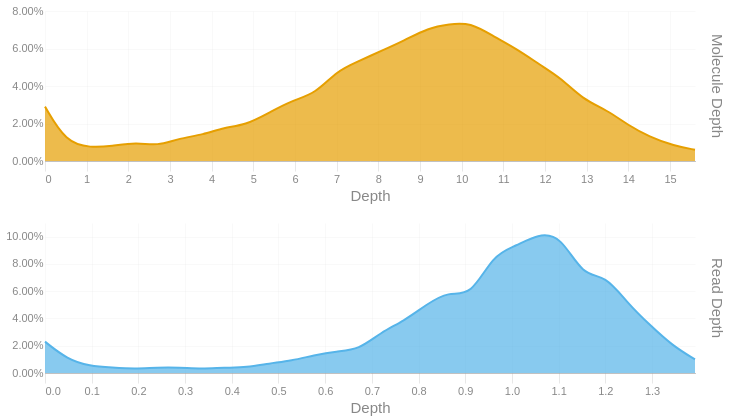

Source (notebook cell):
### Code cell
readdep = depth_hist(tb['Read Depth'], q99, 3)
readdep = readdep.with_columns(pl.lit('Read Depth').alias('Metric'))
if not SKIPLR:
    moldep = depth_hist(tb['Molecule Depth'], mol_q99, 1)
    moldep = moldep.with_columns(pl.lit('Molecule Depth').alias('Metric'))
    _hist = pl.concat([readdep, moldep])
    _hist = _hist.filter(pl.col('Proportion') != 0)
    with SafeRender(_hist):
        (
            alt.Chart(_hist)        
            .mark_area(interpolate = "basis")
            .encode(
                x=alt.X('Bin:Q').scale(domainMin=0).axis(alt.Axis(title='Depth')),
                y = alt.Y('Proportion:Q', title = None).axis(format = '.2%'),
                color = alt.Color('Metric:N').legend(None),
                row = alt.Row("Metric:N").header(title = None, labelOrient = 'right'),
                tooltip = [
                    alt.Tooltip("Metric:N", title = "Metric"),
                    alt.Tooltip('Interval:N', title = "Depth Interval"),
                    alt.Tooltip('Proportion:Q', title = "% Alignments").format('.2%')
                ]
            )
            .resolve_scale(x='independent', y='independent')
            .properties(
                height = 150, width = 650,
                usermeta={'embedOptions': {'downloadFileName': f'{samplename}.depth.hist'}}
            )
        ).display()
else:
    readdep = readdep.filter(pl.col('Proportion') != 0)
    with SafeRender(readdep):
        (
            alt.Chart(readdep)        
            .mark_area(interpolate = "basis")
            .encode(
                x=alt.X('Bin:Q').scale(domainMin=0).axis(alt.Axis(title='Depth')),
                y = alt.Y('Proportion:Q', title = None).axis(format = '.2%'),
                tooltip = [
                    alt.Tooltip('Interval:N', title = "Depth Interval"),
                    alt.Tooltip('Proportion:Q', title = "% Alignments").format('.2%')
                ]
            )
            .properties(
                usermeta={'embedOptions': {'downloadFileName': f'{samplename}.depth.hist'}}
            )
        ).display()

### Figure 1 — Vega-Lite specification as saved in the notebook (floating-point values rounded to 4 significant figures)
{"width": 650, "height": 150, "config": {"title": {"anchor": "start", "dy": -15, "fontSize": 18, "color": "#888888", "subtitleColor": "#888888", "subtitleFontSize": 14}, "arc": {"fill": "#0072B2"}, "axis": {"domainColor": "#888888", "domainWidth": 0.5, "gridWidth": 0.2, "grid": false, "titleFontWeight": 400, "titleFontSize": 15, "labelFontSize": 11, "labelColor": "#888888", "tickColor": "#888888", "tickWidth": 0.2, "titleColor": "#888888"}, "axisBand": {"grid": false}, "axisX": {"grid": true, "tickSize": 10, "domainCap": "round"}, "axisY": {"domain": false, "grid": true, "tickSize": 0, "domainCap": "round"}, "background": "transparent", "header": {"labelFontSize": 15, "labelColor": "#888888", "titleFontSize": 15, "titleFontWeight": 600, "titleColor": "#888888"}, "legend": {"labelFont": "sans-serif", "labelFontSize": 12, "labelColor": "#888888", "symbolSize": 100, "symbolType": "circle", "titleFontSize": 12, "titlePadding": 10, "titleColor": "#888888", "title": null}, "range": {"category": ["#E69F00", "#56B4E9", "#009E73", "#F0E442", "#0072B2", "#D55E00", "#CC79A7", "#000000"], "diverging": ["#cfe8f3", "#a2d4ec", "#73bfe2", "#46abdb", "#1696d2", "#12719e"]}, "area": {"fill": "#0072B2", "fillOpacity": 0.7, "line": true, "strokeOpacity": 0.7}, "line": {"color": "#0072B2", "stroke": "#0072B2", "strokeWidth": 2}, "trail": {"color": "#0072B2", "stroke": "#0072B2", "strokeWidth": 0, "size": 1}, "point": {"filled": true, "fillOpacity": 1.0, "size": 95}, "text": {"color": "#888888", "fontSize": 11, "align": "right", "fontWeight": 400, "size": 11}, "bar": {"fill": "#0072B2", "stroke": null}, "view": {"stroke": null, "continuousWidth": 660, "continuousHeight": 400}}, "data": {"name": "data-98e695807a7e2ef1fa508e90b62692fa"}, "mark": {"type": "area", "interpolate": "basis"}, "encoding": {"color": {"field": "Metric", "legend": null, "type": "nominal"}, "row": {"field": "Metric", "header": {"title": null, "labelOrient": "right"}, "type": "nominal"}, "tooltip": [{"field": "Metric", "title": "Metric", "type": "nominal"}, {"field": "Interval", "title": "Depth Interval", "type": "nominal"}, {"field": "Proportion", "format": ".2%", "title": "% Alignments", "type": "quantitative"}], "x": {"axis": {"title": "Depth"}, "field": "Bin", "scale": {"domainMin": 0}, "type": "quantitative"}, "y": {"axis": {"format": ".2%"}, "field": "Proportion", "title": null, "type": "quantitative"}}, "resolve": {"scale": {"x": "independent", "y": "independent"}}, "usermeta": {"embedOptions": {"downloadFileName": "S5_Hudson_1195.depth.hist"}}, "$schema": "https://vega.github.io/schema/vega-lite/v6.1.0.json", "datasets": {"data-98e695807a7e2ef1fa508e90b62692fa": [{"Bin": 0.0, "Interval": "0.0-0.048", "Proportion": 0.023, "Metric": "Read Depth"}, {"Bin": 0.048, "Interval": "0.048-0.096", "Proportion": 0.01, "Metric": "Read Depth"}, {"Bin": 0.096, "Interval": "0.096-0.144", "Proportion": 0.005, "Metric": "Read Depth"}, {"Bin": 0.144, "Interval": "0.144-0.192", "Proportion": 0.004, "Metric": "Read Depth"}, {"Bin": 0.192, "Interval": "0.192-0.24", "Proportion": 0.003, "Metric": "Read Depth"}, {"Bin": 0.24, "Interval": "0.24-0.288", "Proportion": 0.004, "Metric": "Read Depth"}, {"Bin": 0.288, "Interval": "0.288-0.336", "Proportion": 0.004, "Metric": "Read Depth"}, {"Bin": 0.336, "Interval": "0.336-0.384", "Proportion": 0.003, "Metric": "Read Depth"}, {"Bin": 0.384, "Interval": "0.384-0.432", "Proportion": 0.004, "Metric": "Read Depth"}, {"Bin": 0.432, "Interval": "0.432-0.48", "Proportion": 0.004, "Metric": "Read Depth"}, {"Bin": 0.48, "Interval": "0.48-0.528", "Proportion": 0.007, "Metric": "Read Depth"}, {"Bin": 0.528, "Interval": "0.528-0.576", "Proportion": 0.009, "Metric": "Read Depth"}, {"Bin": 0.576, "Interval": "0.576-0.624", "Proportion": 0.013, "Metric": "Read Depth"}, {"Bin": 0.624, "Interval": "0.624-0.672", "Proportion": 0.016, "Metric": "Read Depth"}, {"Bin": 0.672, "Interval": "0.672-0.72", "Proportion": 0.017, "Metric": "Read Depth"}, {"Bin": 0.72, "Interval": "0.72-0.768", "Proportion": 0.03, "Metric": "Read Depth"}, {"Bin": 0.768, "Interval": "0.768-0.816", "Proportion": 0.038, "Metric": "Read Depth"}, {"Bin": 0.816, "Interval": "0.816-0.864", "Proportion": 0.05, "Metric": "Read Depth"}, {"Bin": 0.864, "Interval": "0.864-0.912", "Proportion": 0.06, "Metric": "Read Depth"}, {"Bin": 0.912, "Interval": "0.912-0.96", "Proportion": 0.056, "Metric": "Read Depth"}, {"Bin": 0.96, "Interval": "0.96-1.008", "Proportion": 0.087, "Metric": "Read Depth"}, {"Bin": 1.008, "Interval": "1.008-1.056", "Proportion": 0.093, "Metric": "Read Depth"}, {"Bin": 1.056, "Interval": "1.056-1.104", "Proportion": 0.102, "Metric": "Read Depth"}, {"Bin": 1.104, "Interval": "1.104-1.152", "Proportion": 0.101, "Metric": "Read Depth"}, {"Bin": 1.152, "Interval": "1.152-1.2", "Proportion": 0.071, "Metric": "Read Depth"}, {"Bin": 1.2, "Interval": "1.2-1.248", "Proportion": 0.072, "Metric": "Read Depth"}, {"Bin": 1.248, "Interval": "1.248-1.296", "Proportion": 0.051, "Metric": "Read Depth"}, {"Bin": 1.296, "Interval": "1.296-1.344", "Proportion": 0.035, "Metric": "Read Depth"}, {"Bin": 1.344, "Interval": "1.344-1.392", "Proportion": 0.02, "Metric": "Read Depth"}, {"Bin": 1.392, "Interval": "1.392-1.44", "Proportion": 0.01, "Metric": "Read Depth"}, {"Bin": 0.0, "Interval": "0.0-0.5", "Proportion": 0.029, "Metric": "Molecule Depth"}, {"Bin": 0.5, "Interval": "0.5-1.1", "Proportion": 0.01, "Metric": "Molecule Depth"}, {"Bin": 1.1, "Interval": "1.1-1.6", "Proportion": 0.007, "Metric": "Molecule Depth"}, {"Bin": 1.6, "Interval": "1.6-2.2", "Proportion": 0.008, "Metric": "Molecule Depth"}, {"Bin": 2.2, "Interval": "2.2-2.7", "Proportion": 0.01, "Metric": "Molecule Depth"}, {"Bin": 2.7, "Interval": "2.7-3.2", "Proportion": 0.008, "Metric": "Molecule Depth"}, {"Bin": 3.2, "Interval": "3.2-3.8", "Proportion": 0.012, "Metric": "Molecule Depth"}, {"Bin": 3.8, "Interval": "3.8-4.3", "Proportion": 0.014, "Metric": "Molecule Depth"}, {"Bin": 4.3, "Interval": "4.3-4.8", "Proportion": 0.018, "Metric": "Molecule Depth"}, {"Bin": 4.8, "Interval": "4.8-5.4", "Proportion": 0.019, "Metric": "Molecule Depth"}, {"Bin": 5.4, "Interval": "5.4-5.9", "Proportion": 0.026, "Metric": "Molecule Depth"}, {"Bin": 5.9, "Interval": "5.9-6.5", "Proportion": 0.032, "Metric": "Molecule Depth"}, {"Bin": 6.5, "Interval": "6.5-7.0", "Proportion": 0.036, "Metric": "Molecule Depth"}, {"Bin": 7.0, "Interval": "7.0-7.5", "Proportion": 0.048, "Metric": "Molecule Depth"}, {"Bin": 7.5, "Interval": "7.5-8.1", "Proportion": 0.053, "Metric": "Molecule Depth"}, {"Bin": 8.1, "Interval": "8.1-8.6", "Proportion": 0.059, "Metric": "Molecule Depth"}, {"Bin": 8.6, "Interval": "8.6-9.2", "Proportion": 0.064, "Metric": "Molecule Depth"}, {"Bin": 9.2, "Interval": "9.2-9.7", "Proportion": 0.071, "Metric": "Molecule Depth"}, {"Bin": 9.7, "Interval": "9.7-10.2", "Proportion": 0.073, "Metric": "Molecule Depth"}, {"Bin": 10.2, "Interval": "10.2-10.8", "Proportion": 0.074, "Metric": "Molecule Depth"}, {"Bin": 10.8, "Interval": "10.8-11.3", "Proportion": 0.066, "Metric": "Molecule Depth"}, {"Bin": 11.3, "Interval": "11.3-11.9", "Proportion": 0.06, "Metric": "Molecule Depth"}, {"Bin": 11.9, "Interval": "11.9-12.4", "Proportion": 0.051, "Metric": "Molecule Depth"}, {"Bin": 12.4, "Interval": "12.4-12.9", "Proportion": 0.044, "Metric": "Molecule Depth"}, {"Bin": 12.9, "Interval": "12.9-13.5", "Proportion": 0.033, "Metric": "Molecule Depth"}, {"Bin": 13.5, "Interval": "13.5-14.0", "Proportion": 0.027, "Metric": "Molecule Depth"}, {"Bin": 14.0, "Interval": "14.0-14.5", "Proportion": 0.019, "Metric": "Molecule Depth"}, {"Bin": 14.5, "Interval": "14.5-15.1", "Proportion": 0.013, "Metric": "Molecule Depth"}, {"Bin": 15.1, "Interval": "15.1-15.6", "Proportion": 0.008, "Metric": "Molecule Depth"}, {"Bin": 15.6, "Interval": "15.6-16.16", "Proportion": 0.006, "Metric": "Molecule Depth"}]}}
